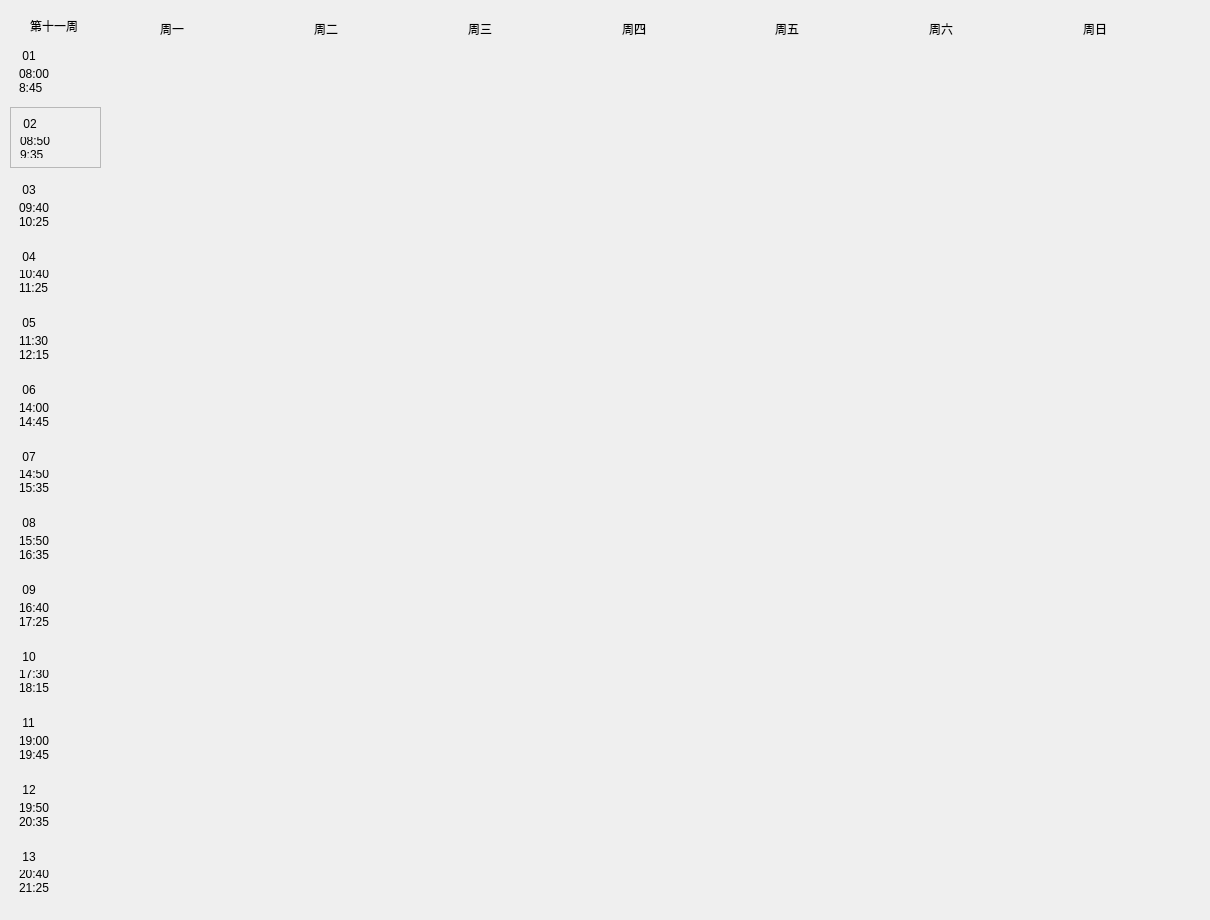
   <widget class="QWidget" name="page11">
    <widget class="QWidget" name="widget_161" native="true">
     <property name="geometry">
      <rect>
       <x>10</x>
       <y>0</y>
       <width>1191</width>
       <height>911</height>
      </rect>
     </property>
     <widget class="QLabel" name="firstweek_11">
      <property name="geometry">
       <rect>
        <x>20</x>
        <y>10</y>
        <width>101</width>
        <height>31</height>
       </rect>
      </property>
      <property name="styleSheet">
       <string notr="true">font: 12pt &quot;微软雅黑&quot;;</string>
      </property>
      <property name="text">
       <string>第十一周</string>
      </property>
     </widget>
     <widget class="QWidget" name="widget_162" native="true">
      <property name="geometry">
       <rect>
        <x>0</x>
        <y>40</y>
        <width>91</width>
        <height>861</height>
       </rect>
      </property>
      <layout class="QVBoxLayout" name="verticalLayout_141">
       <item>
        <widget class="QWidget" name="widget_163" native="true">
         <layout class="QVBoxLayout" name="verticalLayout_142">
          <item>
           <widget class="QLabel" name="num1_11">
            <property name="styleSheet">
             <string notr="true">font: rgb(32, 48, 126);
font: 12pt &quot;隶书&quot;;</string>
            </property>
            <property name="text">
             <string> 01</string>
            </property>
           </widget>
          </item>
          <item>
           <widget class="QLabel" name="first_11">
            <property name="text">
             <string>08:00
8:45</string>
            </property>
            <property name="scaledContents">
             <bool>false</bool>
            </property>
           </widget>
          </item>
         </layout>
        </widget>
       </item>
       <item>
        <widget class="QFrame" name="frame_11">
         <property name="frameShape">
          <enum>QFrame::StyledPanel</enum>
         </property>
         <property name="frameShadow">
          <enum>QFrame::Raised</enum>
         </property>
         <layout class="QVBoxLayout" name="verticalLayout_143">
          <item>
           <widget class="QLabel" name="num2_11">
            <property name="styleSheet">
             <string notr="true">font: rgb(32, 48, 126);
font: 12pt &quot;隶书&quot;;</string>
            </property>
            <property name="text">
             <string> 02</string>
            </property>
           </widget>
          </item>
          <item>
           <widget class="QLabel" name="second_11">
            <property name="text">
             <string>08:50
9:35</string>
            </property>
           </widget>
          </item>
         </layout>
        </widget>
       </item>
       <item>
        <widget class="QWidget" name="widget_164" native="true">
         <layout class="QVBoxLayout" name="verticalLayout_144">
          <item>
           <widget class="QLabel" name="num3_11">
            <property name="styleSheet">
             <string notr="true">font: 12pt &quot;隶书&quot;;</string>
            </property>
            <property name="text">
             <string> 03</string>
            </property>
           </widget>
          </item>
          <item>
           <widget class="QLabel" name="third_11">
            <property name="text">
             <string>09:40
10:25</string>
            </property>
           </widget>
          </item>
         </layout>
        </widget>
       </item>
       <item>
        <widget class="QWidget" name="widget_165" native="true">
         <layout class="QVBoxLayout" name="verticalLayout_145">
          <item>
           <widget class="QLabel" name="num4_11">
            <property name="styleSheet">
             <string notr="true">font: 12pt &quot;隶书&quot;;</string>
            </property>
            <property name="text">
             <string> 04</string>
            </property>
           </widget>
          </item>
          <item>
           <widget class="QLabel" name="forth_11">
            <property name="text">
             <string>10:40
11:25</string>
            </property>
           </widget>
          </item>
         </layout>
        </widget>
       </item>
       <item>
        <widget class="QWidget" name="widget_166" native="true">
         <layout class="QVBoxLayout" name="verticalLayout_146">
          <item>
           <widget class="QLabel" name="num5_11">
            <property name="styleSheet">
             <string notr="true">font: 12pt &quot;隶书&quot;;</string>
            </property>
            <property name="text">
             <string> 05</string>
            </property>
           </widget>
          </item>
          <item>
           <widget class="QLabel" name="fifth_11">
            <property name="text">
             <string>11:30
12:15</string>
            </property>
           </widget>
          </item>
         </layout>
        </widget>
       </item>
       <item>
        <widget class="QWidget" name="widget_167" native="true">
         <layout class="QVBoxLayout" name="verticalLayout_147">
          <item>
           <widget class="QLabel" name="num6_11">
            <property name="styleSheet">
             <string notr="true">font: 12pt &quot;隶书&quot;;</string>
            </property>
            <property name="text">
             <string> 06</string>
            </property>
           </widget>
          </item>
          <item>
           <widget class="QLabel" name="sixth_11">
            <property name="text">
             <string>14:00
14:45</string>
            </property>
           </widget>
          </item>
         </layout>
        </widget>
       </item>
       <item>
        <widget class="QWidget" name="widget_168" native="true">
         <layout class="QVBoxLayout" name="verticalLayout_148">
          <item>
           <widget class="QLabel" name="num7_11">
            <property name="styleSheet">
             <string notr="true">font: 12pt &quot;隶书&quot;;</string>
            </property>
            <property name="text">
             <string> 07</string>
            </property>
           </widget>
          </item>
          <item>
           <widget class="QLabel" name="seventh_11">
            <property name="text">
             <string>14:50
15:35</string>
            </property>
           </widget>
          </item>
         </layout>
        </widget>
       </item>
       <item>
        <widget class="QWidget" name="widget_169" native="true">
         <layout class="QVBoxLayout" name="verticalLayout_149">
          <item>
           <widget class="QLabel" name="num8_11">
            <property name="styleSheet">
             <string notr="true">font: 12pt &quot;隶书&quot;;</string>
            </property>
            <property name="text">
             <string> 08</string>
            </property>
           </widget>
          </item>
          <item>
           <widget class="QLabel" name="eighth_11">
            <property name="text">
             <string>15:50
16:35</string>
            </property>
           </widget>
          </item>
         </layout>
        </widget>
       </item>
       <item>
        <widget class="QWidget" name="widget_170" native="true">
         <layout class="QVBoxLayout" name="verticalLayout_150">
          <item>
           <widget class="QLabel" name="num9_11">
            <property name="styleSheet">
             <string notr="true">font: 12pt &quot;隶书&quot;;</string>
            </property>
            <property name="text">
             <string> 09</string>
            </property>
           </widget>
          </item>
          <item>
           <widget class="QLabel" name="ninth_11">
            <property name="text">
             <string>16:40
17:25</string>
            </property>
           </widget>
          </item>
         </layout>
        </widget>
       </item>
       <item>
        <widget class="QWidget" name="widget_171" native="true">
         <layout class="QVBoxLayout" name="verticalLayout_151">
          <item>
           <widget class="QLabel" name="num10_11">
            <property name="styleSheet">
             <string notr="true">font: 12pt &quot;隶书&quot;;</string>
            </property>
            <property name="text">
             <string> 10</string>
            </property>
           </widget>
          </item>
          <item>
           <widget class="QLabel" name="tenth_11">
            <property name="text">
             <string>17:30
18:15</string>
            </property>
           </widget>
          </item>
         </layout>
        </widget>
       </item>
       <item>
        <widget class="QWidget" name="widget_172" native="true">
         <layout class="QVBoxLayout" name="verticalLayout_152">
          <item>
           <widget class="QLabel" name="num11_11">
            <property name="styleSheet">
             <string notr="true">font: 12pt &quot;隶书&quot;;</string>
            </property>
            <property name="text">
             <string> 11</string>
            </property>
           </widget>
          </item>
          <item>
           <widget class="QLabel" name="eleventh_11">
            <property name="text">
             <string>19:00
19:45</string>
            </property>
           </widget>
          </item>
         </layout>
        </widget>
       </item>
       <item>
        <widget class="QWidget" name="widget_173" native="true">
         <layout class="QVBoxLayout" name="verticalLayout_153">
          <item>
           <widget class="QLabel" name="num12_11">
            <property name="styleSheet">
             <string notr="true">font: 12pt &quot;隶书&quot;;</string>
            </property>
            <property name="text">
             <string> 12</string>
            </property>
           </widget>
          </item>
          <item>
           <widget class="QLabel" name="twelfth_11">
            <property name="text">
             <string>19:50
20:35</string>
            </property>
           </widget>
          </item>
         </layout>
        </widget>
       </item>
       <item>
        <widget class="QWidget" name="widget_174" native="true">
         <layout class="QVBoxLayout" name="verticalLayout_154">
          <item>
           <widget class="QLabel" name="num13_11">
            <property name="styleSheet">
             <string notr="true">font: 12pt &quot;隶书&quot;;</string>
            </property>
            <property name="text">
             <string> 13</string>
            </property>
           </widget>
          </item>
          <item>
           <widget class="QLabel" name="thirteenth_11">
            <property name="text">
             <string>20:40
21:25</string>
            </property>
           </widget>
          </item>
         </layout>
        </widget>
       </item>
      </layout>
     </widget>
     <widget class="QWidget" name="widget_175" native="true">
      <property name="geometry">
       <rect>
        <x>150</x>
        <y>10</y>
        <width>1071</width>
        <height>37</height>
       </rect>
      </property>
      <property name="styleSheet">
       <string notr="true">font: 12pt &quot;隶书&quot;;</string>
      </property>
      <layout class="QHBoxLayout" name="horizontalLayout_11">
       <item>
        <widget class="QLabel" name="mon_11">
         <property name="text">
          <string>周一</string>
         </property>
        </widget>
       </item>
       <item>
        <widget class="QLabel" name="tue_11">
         <property name="text">
          <string>周二</string>
         </property>
        </widget>
       </item>
       <item>
        <widget class="QLabel" name="wed_11">
         <property name="text">
          <string>周三</string>
         </property>
        </widget>
       </item>
       <item>
        <widget class="QLabel" name="thu_11">
         <property name="text">
          <string>周四</string>
         </property>
        </widget>
       </item>
       <item>
        <widget class="QLabel" name="fri_11">
         <property name="text">
          <string>周五</string>
         </property>
        </widget>
       </item>
       <item>
        <widget class="QLabel" name="sat_11">
         <property name="text">
          <string>周六</string>
         </property>
        </widget>
       </item>
       <item>
        <widget class="QLabel" name="sun_11">
         <property name="text">
          <string>周日</string>
         </property>
        </widget>
       </item>
      </layout>
     </widget>
     <widget class="QWidget" name="widget_176" native="true">
      <property name="geometry">
       <rect>
        <x>100</x>
        <y>50</y>
        <width>1061</width>
        <height>851</height>
       </rect>
      </property>
     </widget>
    </widget>
   </widget>
